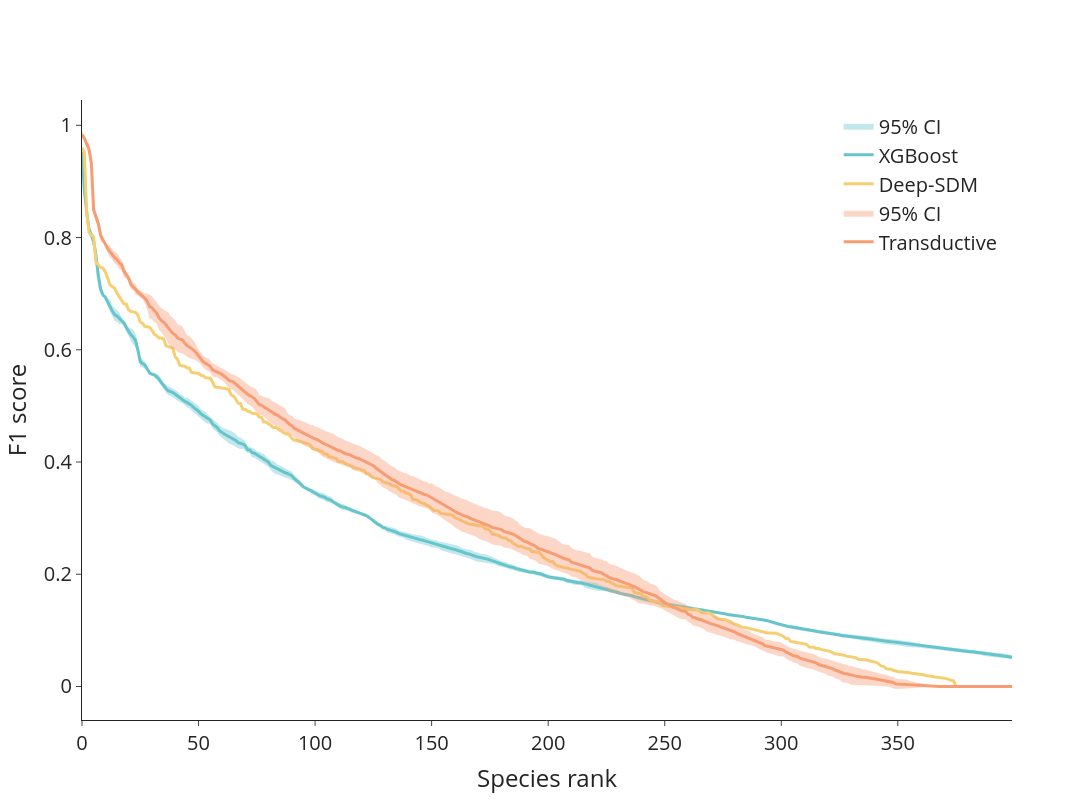

The code cell stored with this chart in its notebook:
### Code cell
fig = go.Figure()

colors = px.colors.qualitative.Pastel

# CI band — upper and lower as a filled trace

for i, n in enumerate(names):

    if errors[i] is not None:

        fig.add_trace(go.Scatter(
            x=np.concatenate([np.arange(400), np.arange(400)[::-1]]),
            y=np.concatenate([scores[i] + errors[i], (scores[i] - errors[i])[::-1]]),
            fill='toself',
            fillcolor=colors[i % len(colors)].replace('rgb(', 'rgba(').replace(')', ', 0.4)'),
            line=dict(color='rgba(255,255,255,0)'),  # no border line
            name='95% CI',
        ))

    # Mean curve (on top)
    fig.add_trace(go.Scatter(
        x=np.arange(400), y=np.array(scores[i]),
        mode='lines',
        line=dict(color=colors[i % len(colors)], width=3),
        name=n,
    ))

fig.update_layout(
    template='simple_white',
    width=1200, height=800,
    title='', #'Presence-absence classification',
    xaxis_title='Species rank',
    yaxis_title='F1 score',
    font=dict(size=20),
    legend_title_text='',
    legend=dict(yanchor="top",
                y=0.99,
                xanchor="right",
                x=0.99)
)

fig.show()

### Figure 1 — Plotly figure (JSON) as saved in the notebook; plotly's stock layout.template omitted (floating-point values rounded to 4 significant figures; data arrays with more than 128 entries replaced by an {"elided": "..."} marker saying what was removed)
{"data": [{"fill": "toself", "fillcolor": "rgba(102, 197, 204, 0.4)", "line": {"color": "rgba(255,255,255,0)"}, "name": "95% CI", "type": "scatter", "x": {"elided": "800 int values"}, "y": {"elided": "800 float values"}}, {"line": {"color": "rgb(102, 197, 204)", "width": 3}, "mode": "lines", "name": "XGBoost", "type": "scatter", "x": {"elided": "400 int values"}, "y": {"elided": "400 float values"}}, {"line": {"color": "rgb(246, 207, 113)", "width": 3}, "mode": "lines", "name": "Deep-SDM", "type": "scatter", "x": {"elided": "400 int values"}, "y": {"elided": "817 float values"}}, {"fill": "toself", "fillcolor": "rgba(248, 156, 116, 0.4)", "line": {"color": "rgba(255,255,255,0)"}, "name": "95% CI", "type": "scatter", "x": {"elided": "800 int values"}, "y": {"elided": "800 float values"}}, {"line": {"color": "rgb(248, 156, 116)", "width": 3}, "mode": "lines", "name": "Transductive", "type": "scatter", "x": {"elided": "400 int values"}, "y": {"elided": "400 float values"}}], "layout": {"font": {"size": 20}, "height": 800, "legend": {"title": {"text": ""}, "x": 0.99, "xanchor": "right", "y": 0.99, "yanchor": "top"}, "title": {"text": ""}, "width": 1200, "xaxis": {"title": {"text": "Species rank"}}, "yaxis": {"title": {"text": "F1 score"}}}}
